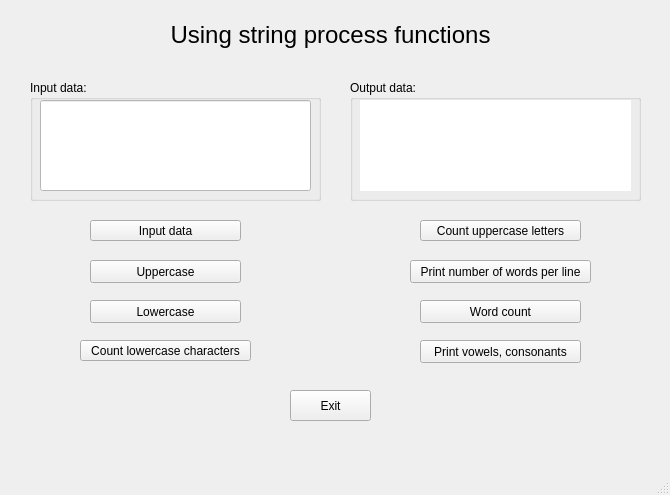
<?xml version="1.0" encoding="UTF-8"?>
<ui version="4.0">
 <class>MainWindow</class>
 <widget class="QMainWindow" name="MainWindow">
  <property name="geometry">
   <rect>
    <x>0</x>
    <y>0</y>
    <width>670</width>
    <height>495</height>
   </rect>
  </property>
  <property name="windowTitle">
   <string>MainWindow</string>
  </property>
  <widget class="QWidget" name="centralwidget">
   <widget class="QLabel" name="label">
    <property name="geometry">
     <rect>
      <x>150</x>
      <y>0</y>
      <width>361</width>
      <height>71</height>
     </rect>
    </property>
    <property name="text">
     <string>&lt;html&gt;&lt;head/&gt;&lt;body&gt;&lt;p align=&quot;center&quot;&gt;&lt;span style=&quot; font-size:18pt;&quot;&gt;Using string process functions&lt;/span&gt;&lt;/p&gt;&lt;/body&gt;&lt;/html&gt;</string>
    </property>
   </widget>
   <widget class="QGroupBox" name="groupBox">
    <property name="geometry">
     <rect>
      <x>30</x>
      <y>80</y>
      <width>291</width>
      <height>121</height>
     </rect>
    </property>
    <property name="title">
     <string>Input data:</string>
    </property>
    <widget class="QLineEdit" name="lineEditInput">
     <property name="geometry">
      <rect>
       <x>10</x>
       <y>20</y>
       <width>271</width>
       <height>91</height>
      </rect>
     </property>
     <property name="styleSheet">
      <string notr="true">color: rgb(0, 0, 0);
background-color: rgb(255, 255, 255);</string>
     </property>
    </widget>
   </widget>
   <widget class="QGroupBox" name="groupBox_2">
    <property name="geometry">
     <rect>
      <x>350</x>
      <y>80</y>
      <width>291</width>
      <height>121</height>
     </rect>
    </property>
    <property name="title">
     <string>Output data:</string>
    </property>
    <widget class="QLabel" name="labelOutput">
     <property name="geometry">
      <rect>
       <x>10</x>
       <y>20</y>
       <width>271</width>
       <height>91</height>
      </rect>
     </property>
     <property name="styleSheet">
      <string notr="true">background-color: rgb(255, 255, 255);
color: rgb(0, 0, 0);</string>
     </property>
     <property name="text">
      <string/>
     </property>
    </widget>
   </widget>
   <widget class="QPushButton" name="pushButtonInput">
    <property name="geometry">
     <rect>
      <x>90</x>
      <y>220</y>
      <width>151</width>
      <height>21</height>
     </rect>
    </property>
    <property name="text">
     <string>Input data</string>
    </property>
   </widget>
   <widget class="QPushButton" name="pushButtonUpper">
    <property name="geometry">
     <rect>
      <x>90</x>
      <y>260</y>
      <width>151</width>
      <height>23</height>
     </rect>
    </property>
    <property name="text">
     <string>Uppercase</string>
    </property>
   </widget>
   <widget class="QPushButton" name="pushButtonLower">
    <property name="geometry">
     <rect>
      <x>90</x>
      <y>300</y>
      <width>151</width>
      <height>23</height>
     </rect>
    </property>
    <property name="text">
     <string>Lowercase</string>
    </property>
   </widget>
   <widget class="QPushButton" name="pushButtonCountLow">
    <property name="geometry">
     <rect>
      <x>80</x>
      <y>340</y>
      <width>171</width>
      <height>21</height>
     </rect>
    </property>
    <property name="text">
     <string>Count lowercase characters</string>
    </property>
   </widget>
   <widget class="QPushButton" name="pushButtonCountUp">
    <property name="geometry">
     <rect>
      <x>420</x>
      <y>220</y>
      <width>161</width>
      <height>21</height>
     </rect>
    </property>
    <property name="text">
     <string>Count uppercase letters</string>
    </property>
   </widget>
   <widget class="QPushButton" name="pushButtonPrintNumberWPL">
    <property name="geometry">
     <rect>
      <x>410</x>
      <y>260</y>
      <width>181</width>
      <height>23</height>
     </rect>
    </property>
    <property name="text">
     <string>Print number of words per line</string>
    </property>
   </widget>
   <widget class="QPushButton" name="pushButtonWordCount">
    <property name="geometry">
     <rect>
      <x>420</x>
      <y>300</y>
      <width>161</width>
      <height>23</height>
     </rect>
    </property>
    <property name="text">
     <string>Word count</string>
    </property>
   </widget>
   <widget class="QPushButton" name="pushButtonVowel_Consonant">
    <property name="geometry">
     <rect>
      <x>420</x>
      <y>340</y>
      <width>161</width>
      <height>23</height>
     </rect>
    </property>
    <property name="text">
     <string>Print vowels, consonants</string>
    </property>
   </widget>
   <widget class="QPushButton" name="pushButtonExit">
    <property name="geometry">
     <rect>
      <x>290</x>
      <y>390</y>
      <width>81</width>
      <height>31</height>
     </rect>
    </property>
    <property name="text">
     <string>Exit</string>
    </property>
   </widget>
  </widget>
  <widget class="QMenuBar" name="menubar">
   <property name="geometry">
    <rect>
     <x>0</x>
     <y>0</y>
     <width>670</width>
     <height>22</height>
    </rect>
   </property>
  </widget>
  <widget class="QStatusBar" name="statusbar"/>
 </widget>
 <resources/>
 <connections/>
</ui>
